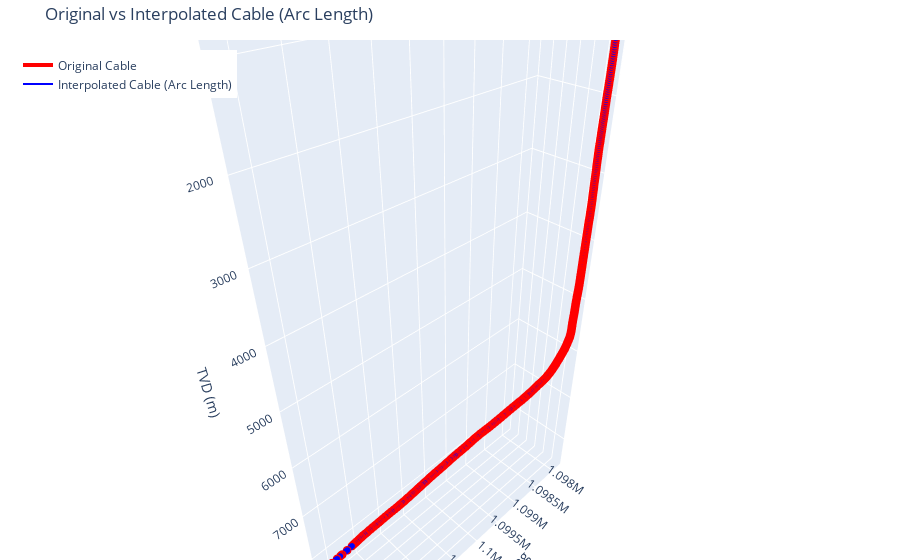

The code cell stored with this chart in its notebook:
### Markdown cell above
## Interpolate arc lengths

### Code cell
import pandas as pd
import numpy as np
from scipy.interpolate import interp1d
import plotly.graph_objects as go

# === 1. Load survey data ===
file_path = '16B(78)-32 Well Survey/16B(78)-32 Final Survey Report.xlsx'
df = pd.read_excel(file_path, header=20).drop([0, 1, 2], axis=0).reset_index(drop=True)

# === 2. Clean and convert columns ===
for col in df.columns:
    df[col] = pd.to_numeric(df[col].astype(str).str.strip().str.replace(",", ""), errors="coerce")

# Convert to meters
df["MD_m"] = df["MD"] * 0.3048
df["TVD_m"] = df["TVD"] * 0.3048

# === 3. Compute 3D arc length ===
x, y, z = df["EASTING"].values, df["NORTHING"].values, df["TVD"].values
dx = np.diff(x)
dy = np.diff(y)
dz = np.diff(z)
segment_lengths = np.sqrt(dx**2 + dy**2 + dz**2)
arc_lengths = np.concatenate([[0], np.cumsum(segment_lengths)])  # Cumulative arc length from start

# === 4. Interpolate using uniform arc-length spacing ===
sensor_spacing = 1.021095  # meters
arc_interp = np.arange(0, arc_lengths[-1], sensor_spacing)

interp_x = interp1d(arc_lengths, x, kind='cubic')
interp_y = interp1d(arc_lengths, y, kind='cubic')
interp_z = interp1d(arc_lengths, z, kind='cubic')

x_new = interp_x(arc_interp)
y_new = interp_y(arc_interp)
z_new = interp_z(arc_interp)

# === 5. Build interpolated DataFrame ===
df_das = pd.DataFrame({
    "ARC_LENGTH": arc_interp,
    "EASTING": x_new,
    "NORTHING": y_new,
    "TVD_m": z_new
})

# === 6. Save to CSV if desired ===
df_das.to_csv("interpolated_das_positions_arc_length.csv", index=False)

# === 7. Plot original and interpolated cable ===
fig = go.Figure()

# Original in red
fig.add_trace(go.Scatter3d(
    x=x, y=y, z=z,
    mode='lines+markers',
    name='Original Cable',
    line=dict(color='red', width=4),
    marker=dict(size=3, color='red')
))

# Interpolated in blue
fig.add_trace(go.Scatter3d(
    x=x_new, y=y_new, z=z_new,
    mode='lines+markers',
    name='Interpolated Cable (Arc Length)',
    line=dict(color='blue', width=2),
    marker=dict(size=2, color='blue')
))

fig.update_layout(
    scene=dict(
        xaxis_title='Easting',
        yaxis_title='Northing',
        zaxis_title='TVD (m)',
        zaxis=dict(autorange='reversed')
    ),
    title='Original vs Interpolated Cable (Arc Length)',
    scene_aspectmode='data',
    margin=dict(l=0, r=0, b=0, t=40),
    legend=dict(x=0.02, y=0.98)
)

fig.show()

### Figure 1 — Plotly figure (JSON) as saved in the notebook; plotly's stock layout.template omitted (floating-point values rounded to 4 significant figures; data arrays with more than 128 entries replaced by an {"elided": "..."} marker saying what was removed)
{"data": [{"line": {"color": "red", "width": 4}, "marker": {"color": "red", "size": 3}, "mode": "lines+markers", "name": "Original Cable", "type": "scatter3d", "x": {"elided": "428 float values"}, "y": {"elided": "428 float values"}, "z": {"elided": "428 float values"}}, {"line": {"color": "blue", "width": 2}, "marker": {"color": "blue", "size": 2}, "mode": "lines+markers", "name": "Interpolated Cable (Arc Length)", "type": "scatter3d", "x": {"elided": "10721 float values"}, "y": {"elided": "10721 float values"}, "z": {"elided": "10721 float values"}}], "layout": {"legend": {"x": 0.02, "y": 0.98}, "margin": {"b": 0, "l": 0, "r": 0, "t": 40}, "scene": {"aspectmode": "data", "xaxis": {"title": {"text": "Easting"}}, "yaxis": {"title": {"text": "Northing"}}, "zaxis": {"autorange": "reversed", "title": {"text": "TVD (m)"}}}, "title": {"text": "Original vs Interpolated Cable (Arc Length)"}}}
